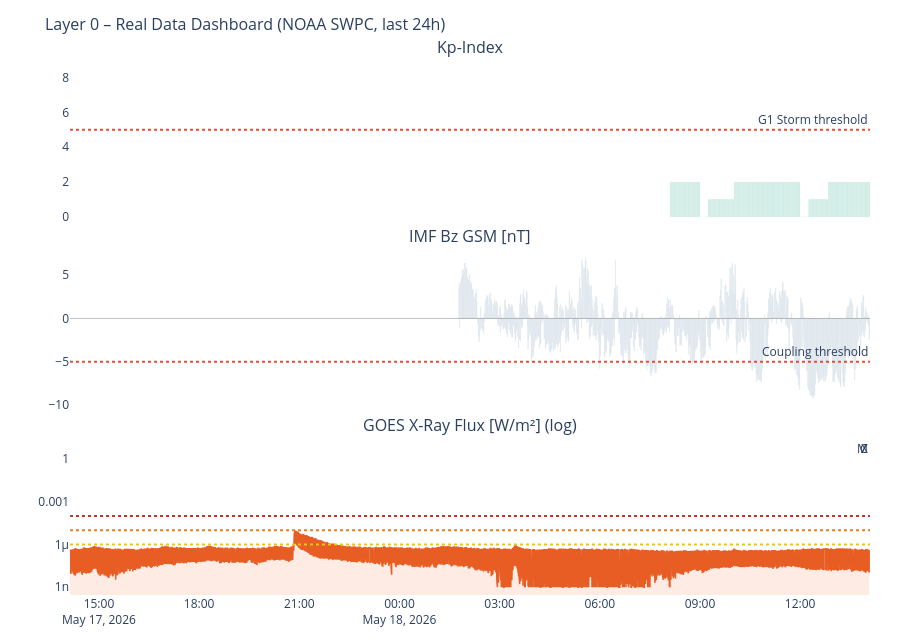

Source (notebook cell):
### Markdown cell above
---
## 3. Time-Series Dashboard (Real Data)

### Code cell
# ============================================================
# DASHBOARD – Kp / Solar Wind / IMF Bz / X-Ray
# ============================================================

panels = [
    (df_kp,   'kp',     'Kp-Index',                       '#7F77DD', 'bar'),
    (df_sw,   'speed',  'Solar Wind Speed [km/s]',         '#F2A623', 'line'),
    (df_mag,  'bz_gsm', 'IMF Bz GSM [nT]',                '#378ADD', 'bar'),
    (df_xray, 'flux',   'GOES X-Ray Flux [W/m²] (log)',    '#E85D24', 'line'),
]
active = [(df, col, title, color, kind)
          for df, col, title, color, kind in panels
          if df is not None and col in df.columns]

if not active:
    print('No data available.')
else:
    fig = make_subplots(
        rows=len(active), cols=1, shared_xaxes=True,
        subplot_titles=[p[2] for p in active],
        vertical_spacing=0.06
    )
    for i, (df, col, title, color, kind) in enumerate(active, 1):
        ds = df.dropna(subset=[col])
        if kind == 'bar':
            if col == 'kp':
                mc = ['#2ecc71' if v < 4 else '#f39c12' if v < 6 else '#e74c3c'
                      for v in ds[col]]
            elif col == 'bz_gsm':
                mc = ['#e74c3c' if v < -5 else '#2ecc71' if v > 5 else '#95a5a6'
                      for v in ds[col]]
            else:
                mc = color
            fig.add_trace(go.Bar(x=ds['time'], y=ds[col], marker_color=mc,
                                 name=title, opacity=0.75), row=i, col=1)
        else:
            h = color.lstrip('#')
            r_c, g_c, b_c = int(h[0:2], 16), int(h[2:4], 16), int(h[4:6], 16)
            fc = f'rgba({r_c},{g_c},{b_c},0.12)'
            fig.add_trace(go.Scatter(x=ds['time'], y=ds[col], name=title,
                                     line=dict(color=color, width=1.5),
                                     fill='tozeroy', fillcolor=fc), row=i, col=1)

        if col == 'kp':
            fig.add_hline(y=5, line_dash='dot', line_color='#e74c3c',
                          annotation_text='G1 Storm threshold', row=i, col=1)
            fig.update_yaxes(range=[0, 9], row=i, col=1)
        elif col == 'speed':
            fig.add_hline(y=500, line_dash='dot', line_color='#E85D24',
                          annotation_text='Elevated wind', row=i, col=1)
        elif col == 'bz_gsm':
            fig.add_hline(y=0, line_color='gray', line_width=0.5, row=i, col=1)
            fig.add_hline(y=-5, line_dash='dot', line_color='#e74c3c',
                          annotation_text='Coupling threshold', row=i, col=1)
        elif col == 'flux':
            fig.update_yaxes(type='log', row=i, col=1)
            for lvl, lbl, lc in [(1e-4,'X','#c0392b'),(1e-5,'M','#e67e22'),(1e-6,'C','#f1c40f')]:
                fig.add_hline(y=lvl, line_dash='dot', line_color=lc,
                              annotation_text=lbl, row=i, col=1)

    fig.update_layout(
        title=dict(text='Layer 0 – Real Data Dashboard (NOAA SWPC, last 24h)', font=dict(size=16)),
        height=180 * len(active) + 100,
        showlegend=False,
        plot_bgcolor='rgba(0,0,0,0)', paper_bgcolor='rgba(0,0,0,0)',
        margin=dict(l=70, r=30, t=60, b=40)
    )
    fig.show()

### Figure 1 — Plotly figure (JSON) as saved in the notebook; plotly's stock layout.template omitted (floating-point values rounded to 4 significant figures; data arrays with more than 128 entries replaced by an {"elided": "..."} marker saying what was removed)
{"data": [{"marker": {"color": {"elided": "359 str values"}}, "name": "Kp-Index", "opacity": 0.75, "type": "bar", "x": {"elided": "359 str values"}, "xaxis": "x", "y": {"elided": "359 int values"}, "yaxis": "y"}, {"marker": {"color": {"elided": "1440 str values"}}, "name": "IMF Bz GSM [nT]", "opacity": 0.75, "type": "bar", "x": {"elided": "1440 str values"}, "xaxis": "x2", "y": {"elided": "1440 float values"}, "yaxis": "y2"}, {"fill": "tozeroy", "fillcolor": "rgba(232,93,36,0.12)", "line": {"color": "#E85D24", "width": 1.5}, "name": "GOES X-Ray Flux [W/m²] (log)", "type": "scatter", "x": {"elided": "2874 str values"}, "xaxis": "x3", "y": {"elided": "2874 float values"}, "yaxis": "y3"}], "layout": {"annotations": [{"font": {"size": 16}, "showarrow": false, "text": "Kp-Index", "x": 0.5, "xanchor": "center", "xref": "paper", "y": 1.0, "yanchor": "bottom", "yref": "paper"}, {"font": {"size": 16}, "showarrow": false, "text": "IMF Bz GSM [nT]", "x": 0.5, "xanchor": "center", "xref": "paper", "y": 0.6467, "yanchor": "bottom", "yref": "paper"}, {"font": {"size": 16}, "showarrow": false, "text": "GOES X-Ray Flux [W/m²] (log)", "x": 0.5, "xanchor": "center", "xref": "paper", "y": 0.2933, "yanchor": "bottom", "yref": "paper"}, {"showarrow": false, "text": "G1 Storm threshold", "x": 1, "xanchor": "right", "xref": "x domain", "y": 5, "yanchor": "bottom", "yref": "y"}, {"showarrow": false, "text": "Coupling threshold", "x": 1, "xanchor": "right", "xref": "x2 domain", "y": -5, "yanchor": "bottom", "yref": "y2"}, {"showarrow": false, "text": "X", "x": 1, "xanchor": "right", "xref": "x3 domain", "y": 0.0001, "yanchor": "bottom", "yref": "y3"}, {"showarrow": false, "text": "M", "x": 1, "xanchor": "right", "xref": "x3 domain", "y": 1e-05, "yanchor": "bottom", "yref": "y3"}, {"showarrow": false, "text": "C", "x": 1, "xanchor": "right", "xref": "x3 domain", "y": 1e-06, "yanchor": "bottom", "yref": "y3"}], "height": 640, "margin": {"b": 40, "l": 70, "r": 30, "t": 60}, "paper_bgcolor": "rgba(0,0,0,0)", "plot_bgcolor": "rgba(0,0,0,0)", "shapes": [{"line": {"color": "#e74c3c", "dash": "dot"}, "type": "line", "x0": 0, "x1": 1, "xref": "x domain", "y0": 5, "y1": 5, "yref": "y"}, {"line": {"color": "gray", "width": 0.5}, "type": "line", "x0": 0, "x1": 1, "xref": "x2 domain", "y0": 0, "y1": 0, "yref": "y2"}, {"line": {"color": "#e74c3c", "dash": "dot"}, "type": "line", "x0": 0, "x1": 1, "xref": "x2 domain", "y0": -5, "y1": -5, "yref": "y2"}, {"line": {"color": "#c0392b", "dash": "dot"}, "type": "line", "x0": 0, "x1": 1, "xref": "x3 domain", "y0": 0.0001, "y1": 0.0001, "yref": "y3"}, {"line": {"color": "#e67e22", "dash": "dot"}, "type": "line", "x0": 0, "x1": 1, "xref": "x3 domain", "y0": 1e-05, "y1": 1e-05, "yref": "y3"}, {"line": {"color": "#f1c40f", "dash": "dot"}, "type": "line", "x0": 0, "x1": 1, "xref": "x3 domain", "y0": 1e-06, "y1": 1e-06, "yref": "y3"}], "showlegend": false, "title": {"font": {"size": 16}, "text": "Layer 0 – Real Data Dashboard (NOAA SWPC, last 24h)"}, "xaxis": {"anchor": "y", "domain": [0.0, 1.0], "matches": "x3", "showticklabels": false}, "xaxis2": {"anchor": "y2", "domain": [0.0, 1.0], "matches": "x3", "showticklabels": false}, "xaxis3": {"anchor": "y3", "domain": [0.0, 1.0]}, "yaxis": {"anchor": "x", "domain": [0.7067, 1.0], "range": [0, 9]}, "yaxis2": {"anchor": "x2", "domain": [0.3533, 0.6467]}, "yaxis3": {"anchor": "x3", "domain": [0.0, 0.2933], "type": "log"}}}
